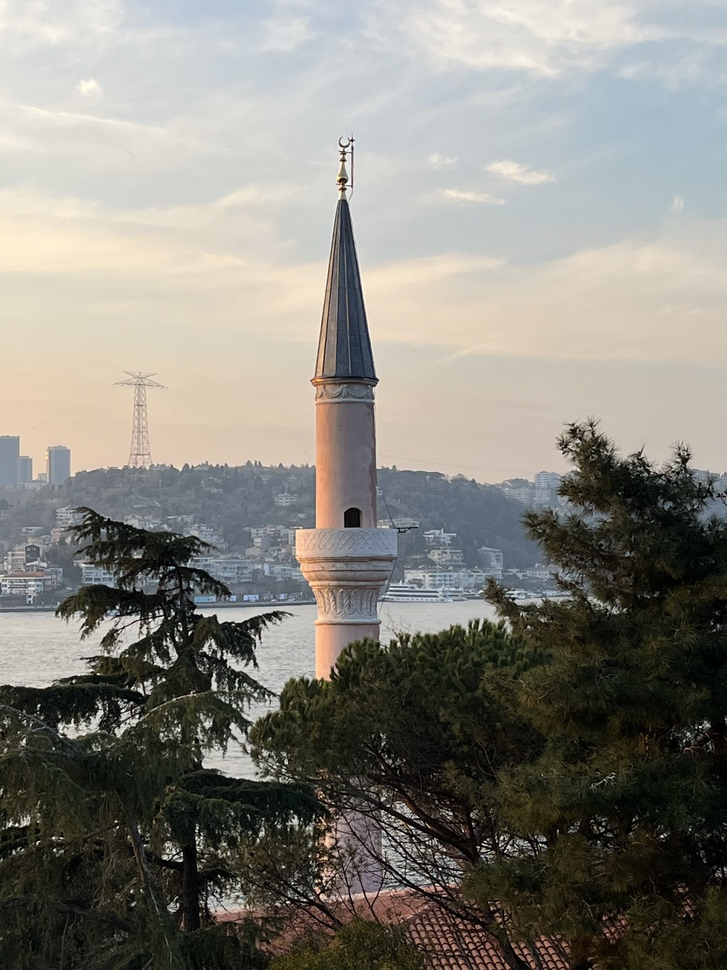
#> input picture Ch12/Figure16/IMG_0255/IMG_0255.jpg, 727 x 970 px, shrunk from 3024 x 4032 before the run, found by its file name
$ python code.py   (older library calls are emulated)
#> lines starting #> are read from the running program, lines starting #| are printed output that depends on the picture
import cv2
import numpy as np

def zero_crossings(image):
    threshold = 5
    padded_image = np.pad(image, pad_width=1, mode='constant', constant_values=0)
    output = np.zeros_like(image, dtype=np.uint8)

    for i in range(1, padded_image.shape[0] - 1):
        for j in range(1, padded_image.shape[1] - 1):
            window = padded_image[i-1:i+2, j-1:j+2]

            positive_values = window[window > 0]
            negative_values = window[window < 0]

            if positive_values.size > 0 and negative_values.size > 0:
                max_positive = np.max(positive_values)
                min_negative = np.min(negative_values)

                if max_positive - min_negative > threshold:
                    output[i-1, j-1] = 255

    return output

image = cv2.imread('C:\\Users\\indus\\OneDrive\\Desktop\\ImageBook\\MyImplementations\\Ch12\\Figure16\\IMG_0255\\IMG_0255.jpg')
#> image is the input picture: shape (970, 727, 3); mean B, G, R 124.4, 131.6, 133.8

gray_image = cv2.cvtColor(image, cv2.COLOR_BGR2GRAY)
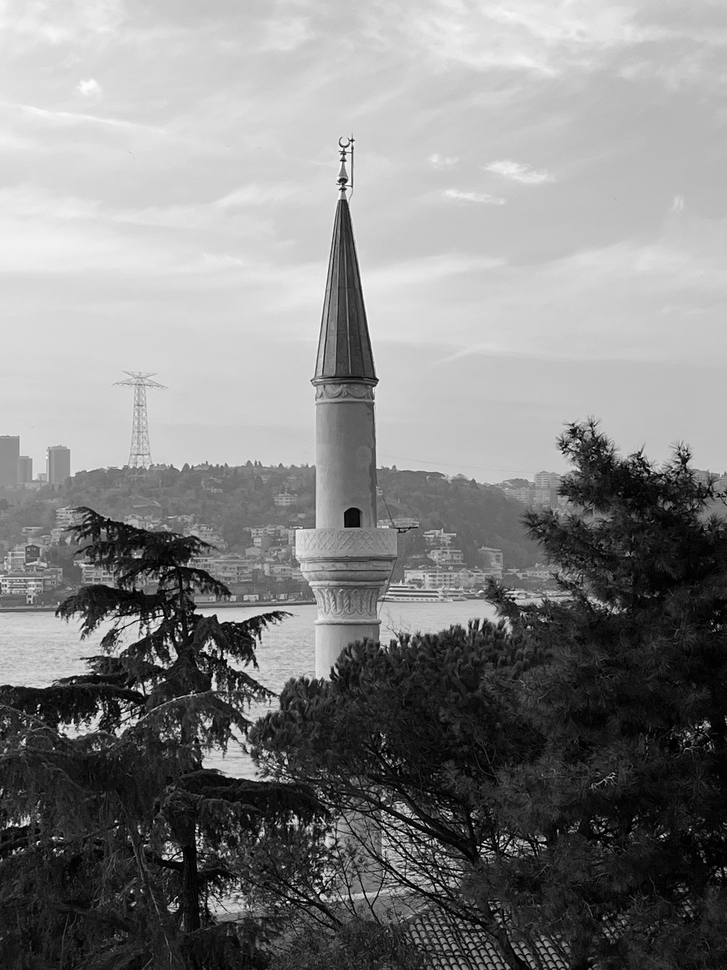
#> gray_image: shape (970, 727); min 0, max 255, mean 131.5

blurred_image = cv2.GaussianBlur(gray_image, (11, 11), 2)
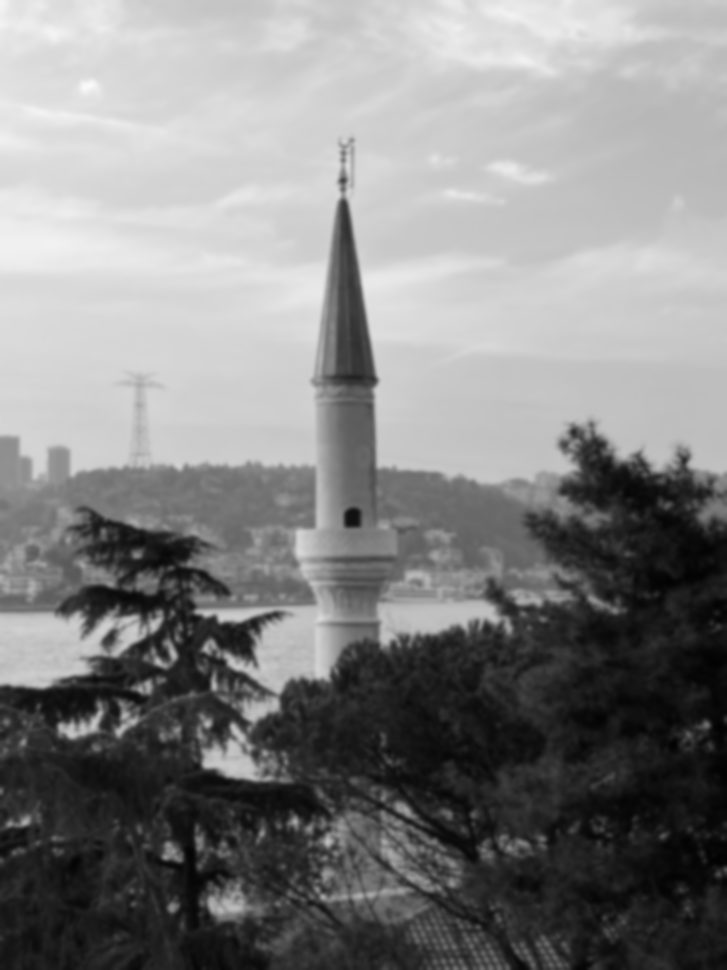
#> blurred_image: shape (970, 727); min 2, max 249, mean 131.5

laplacian = cv2.Laplacian(blurred_image, cv2.CV_64F)
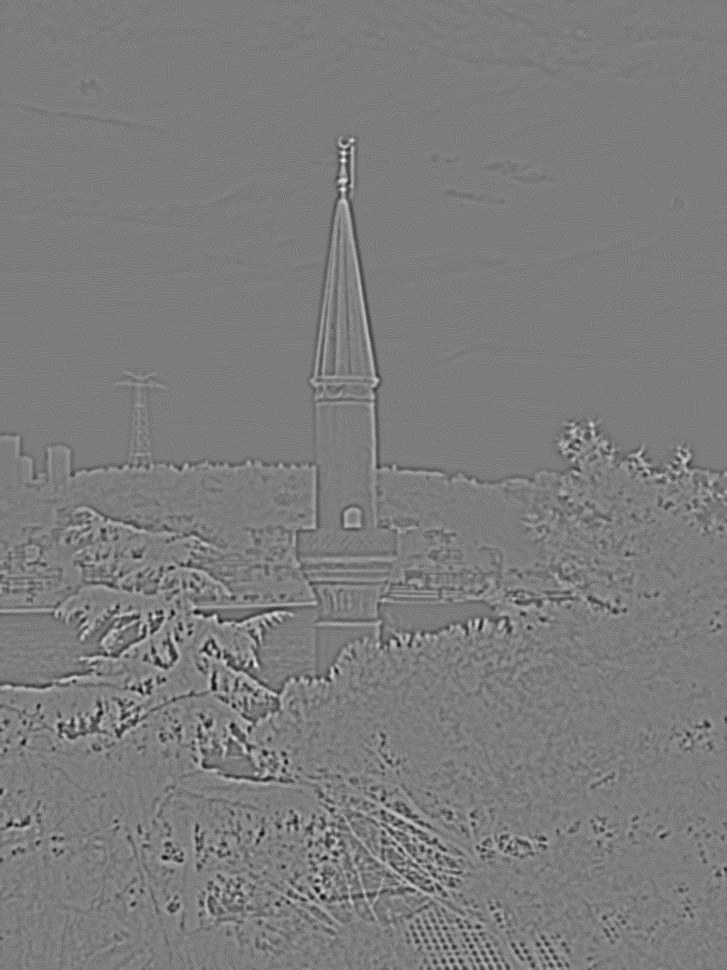
#> laplacian: shape (970, 727) float64; min -24, max 25, mean 0; drawn with min black and max white

laplacian_abs = cv2.convertScaleAbs(laplacian)
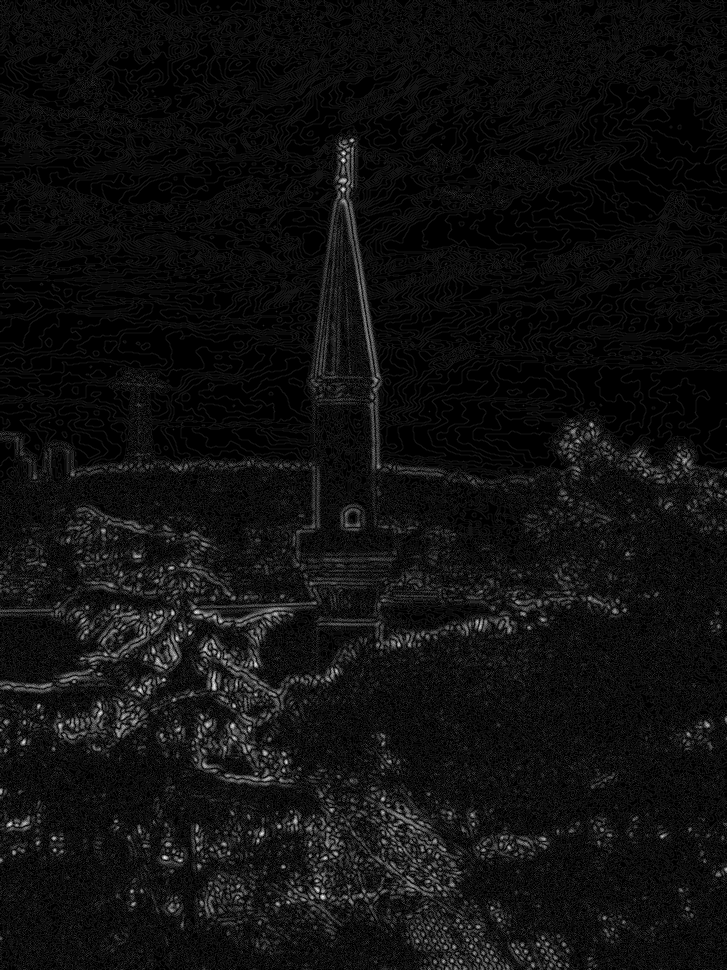
#> laplacian_abs: shape (970, 727); min 0, max 25, mean 1.5; drawn with min black and max white

zero_crossings_image = zero_crossings(laplacian)
#> after the loop in zero_crossings, `for i in range(1, padded_image.shape[0] - 1):`:
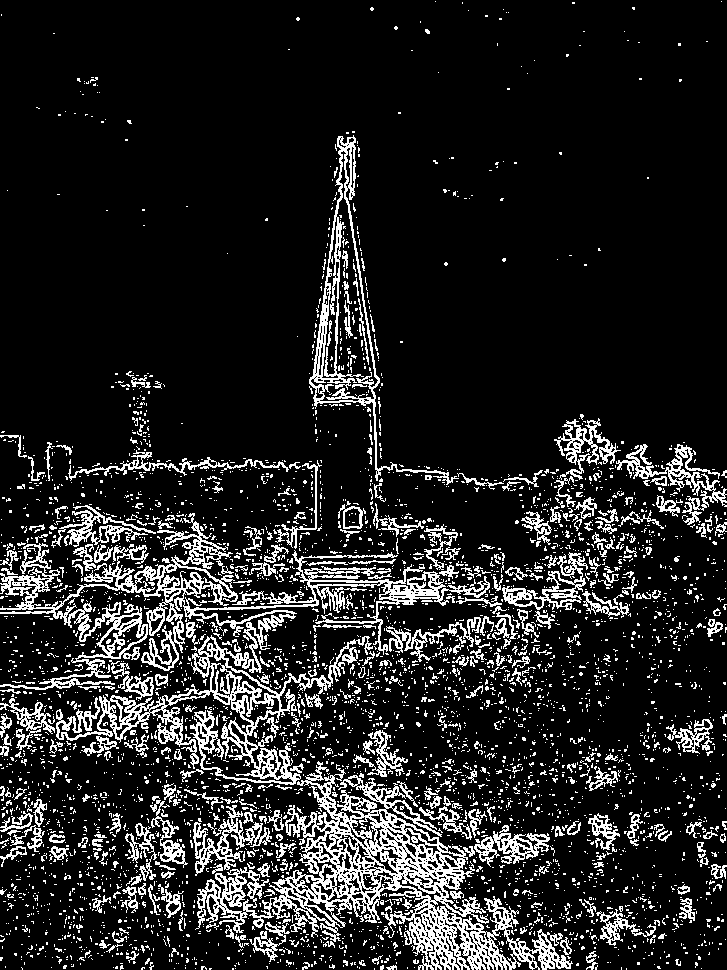
#> output: shape (970, 727); 14% white in thin lines or dots

cv2.imwrite('C:\\Users\\indus\\OneDrive\\Desktop\\ImageBook\\MyImplementations\\Ch12\\Figure16\\IMG_0255\\LoG.jpg', laplacian_abs)
cv2.imwrite('C:\\Users\\indus\\OneDrive\\Desktop\\ImageBook\\MyImplementations\\Ch12\\Figure16\\IMG_0255\\zerocross.jpg', zero_crossings_image)
